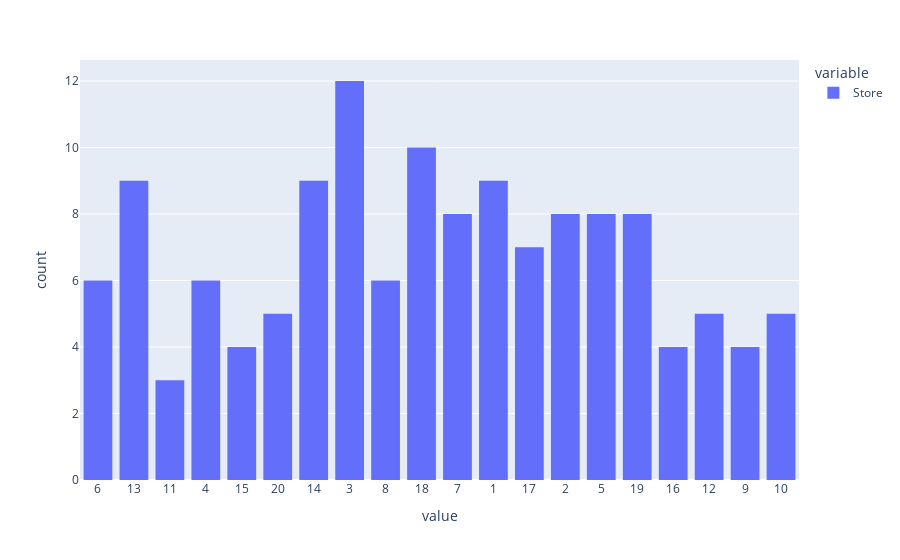

Notebook code for this chart:
### Code cell
# Distribution des variables qualitatives
cat_features = df.select_dtypes(include="object").columns
for i in range(len(cat_features)):
    fig = px.histogram(df[cat_features[i]])
    fig.show()

### Figure 1 — Plotly figure (JSON) as saved in the notebook; plotly's stock layout.template omitted (floating-point values rounded to 4 significant figures; data arrays with more than 128 entries replaced by an {"elided": "..."} marker saying what was removed)
{"data": [{"alignmentgroup": "True", "bingroup": "x", "hovertemplate": "variable=Store<br>value=%{x}<br>count=%{y}<extra></extra>", "legendgroup": "Store", "marker": {"color": "#636efa", "pattern": {"shape": ""}}, "name": "Store", "offsetgroup": "Store", "orientation": "v", "showlegend": true, "type": "histogram", "x": {"elided": "136 str values"}, "xaxis": "x", "yaxis": "y"}], "layout": {"barmode": "relative", "legend": {"title": {"text": "variable"}, "tracegroupgap": 0}, "margin": {"t": 60}, "xaxis": {"anchor": "y", "domain": [0, 1], "title": {"text": "value"}}, "yaxis": {"anchor": "x", "domain": [0, 1], "title": {"text": "count"}}}}
